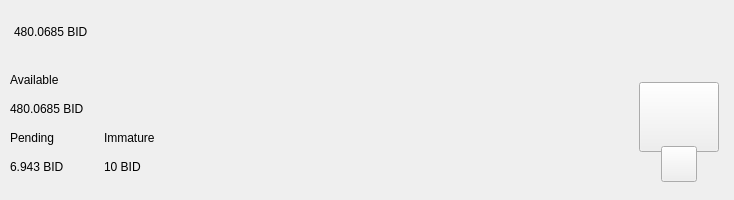
<?xml version="1.0" encoding="UTF-8"?>
<ui version="4.0">
 <class>TopBar</class>
 <widget class="QWidget" name="TopBar">
  <property name="geometry">
   <rect>
    <x>0</x>
    <y>0</y>
    <width>734</width>
    <height>200</height>
   </rect>
  </property>
  <property name="minimumSize">
   <size>
    <width>0</width>
    <height>200</height>
   </size>
  </property>
  <property name="maximumSize">
   <size>
    <width>16777215</width>
    <height>200</height>
   </size>
  </property>
  <property name="windowTitle">
   <string>Form</string>
  </property>
  <layout class="QVBoxLayout" name="verticalLayout_10" stretch="0">
   <property name="spacing">
    <number>0</number>
   </property>
   <property name="leftMargin">
    <number>0</number>
   </property>
   <property name="topMargin">
    <number>0</number>
   </property>
   <property name="rightMargin">
    <number>0</number>
   </property>
   <property name="bottomMargin">
    <number>0</number>
   </property>
   <item>
    <widget class="PFBorderImage" name="containerTop">
     <layout class="QVBoxLayout" name="verticalLayout_11">
      <property name="spacing">
       <number>0</number>
      </property>
      <property name="leftMargin">
       <number>0</number>
      </property>
      <property name="topMargin">
       <number>0</number>
      </property>
      <property name="rightMargin">
       <number>0</number>
      </property>
      <property name="bottomMargin">
       <number>0</number>
      </property>
      <item>
       <widget class="QWidget" name="top_container_2" native="true">
        <property name="minimumSize">
         <size>
          <width>0</width>
          <height>65</height>
         </size>
        </property>
        <layout class="QHBoxLayout" name="top_container">
         <property name="spacing">
          <number>0</number>
         </property>
         <property name="leftMargin">
          <number>14</number>
         </property>
         <property name="topMargin">
          <number>0</number>
         </property>
         <property name="rightMargin">
          <number>14</number>
         </property>
         <property name="bottomMargin">
          <number>0</number>
         </property>
         <item alignment="Qt::AlignVCenter">
          <widget class="QWidget" name="widgetTopAmount" native="true">
           <property name="sizePolicy">
            <sizepolicy hsizetype="Preferred" vsizetype="Maximum">
             <horstretch>0</horstretch>
             <verstretch>0</verstretch>
            </sizepolicy>
           </property>
           <layout class="QHBoxLayout" name="horizontalLayout_5">
            <property name="spacing">
             <number>0</number>
            </property>
            <property name="leftMargin">
             <number>0</number>
            </property>
            <property name="topMargin">
             <number>0</number>
            </property>
            <property name="rightMargin">
             <number>0</number>
            </property>
            <property name="bottomMargin">
             <number>0</number>
            </property>
            <item alignment="Qt::AlignTop">
             <widget class="QLabel" name="labelAmountTopBID">
              <property name="minimumSize">
               <size>
                <width>0</width>
                <height>36</height>
               </size>
              </property>
              <property name="styleSheet">
               <string notr="true">padding:0px;margin:0px;</string>
              </property>
              <property name="text">
               <string notr="true">480.0685 BID</string>
              </property>
             </widget>
            </item>
           </layout>
          </widget>
         </item>
         <item>
          <spacer name="horizontalSpacer">
           <property name="orientation">
            <enum>Qt::Horizontal</enum>
           </property>
           <property name="sizeHint" stdset="0">
            <size>
             <width>40</width>
             <height>20</height>
            </size>
           </property>
          </spacer>
         </item>
         <item>
          <layout class="QHBoxLayout" name="horizontalLayout_4">
           <property name="spacing">
            <number>12</number>
           </property>
           <property name="rightMargin">
            <number>0</number>
           </property>
           <item alignment="Qt::AlignRight">
            <widget class="QWidget" name="layoutSync" native="true">
             <property name="minimumSize">
              <size>
               <width>0</width>
               <height>36</height>
              </size>
             </property>
             <property name="maximumSize">
              <size>
               <width>16777215</width>
               <height>36</height>
              </size>
             </property>
             <layout class="QVBoxLayout" name="verticalLayout_9">
              <property name="leftMargin">
               <number>0</number>
              </property>
              <property name="topMargin">
               <number>0</number>
              </property>
              <property name="rightMargin">
               <number>0</number>
              </property>
              <property name="bottomMargin">
               <number>0</number>
              </property>
              <item>
               <widget class="ExpandableButton" name="pushButtonSync" native="true">
                <property name="minimumSize">
                 <size>
                  <width>36</width>
                  <height>36</height>
                 </size>
                </property>
                <property name="maximumSize">
                 <size>
                  <width>16777215</width>
                  <height>36</height>
                 </size>
                </property>
               </widget>
              </item>
             </layout>
            </widget>
           </item>
           <item>
            <widget class="ExpandableButton" name="pushButtonHDUpgrade" native="true">
             <property name="minimumSize">
              <size>
               <width>36</width>
               <height>36</height>
              </size>
             </property>
            </widget>
           </item>
           <item>
            <widget class="ExpandableButton" name="pushButtonStack" native="true">
             <property name="minimumSize">
              <size>
               <width>36</width>
               <height>36</height>
              </size>
             </property>
            </widget>
           </item>
           <item>
            <widget class="ExpandableButton" name="pushButtonColdStaking" native="true">
             <property name="minimumSize">
              <size>
               <width>36</width>
               <height>36</height>
              </size>
             </property>
            </widget>
           </item>
           <item>
            <widget class="ExpandableButton" name="pushButtonConnection" native="true">
             <property name="minimumSize">
              <size>
               <width>36</width>
               <height>36</height>
              </size>
             </property>
            </widget>
           </item>
           <item>
            <widget class="ExpandableButton" name="pushButtonLock" native="true">
             <property name="sizePolicy">
              <sizepolicy hsizetype="Expanding" vsizetype="Expanding">
               <horstretch>0</horstretch>
               <verstretch>0</verstretch>
              </sizepolicy>
             </property>
             <property name="minimumSize">
              <size>
               <width>36</width>
               <height>0</height>
              </size>
             </property>
            </widget>
           </item>
           <item>
            <widget class="ExpandableButton" name="pushButtonFAQ" native="true">
             <property name="minimumSize">
              <size>
               <width>36</width>
               <height>36</height>
              </size>
             </property>
            </widget>
           </item>
          </layout>
         </item>
        </layout>
       </widget>
      </item>
      <item>
       <widget class="QWidget" name="bottom_container" native="true">
        <property name="minimumSize">
         <size>
          <width>0</width>
          <height>135</height>
         </size>
        </property>
        <layout class="QHBoxLayout" name="botton_container">
         <property name="leftMargin">
          <number>10</number>
         </property>
         <property name="topMargin">
          <number>0</number>
         </property>
         <property name="rightMargin">
          <number>10</number>
         </property>
         <property name="bottomMargin">
          <number>10</number>
         </property>
         <item>
          <layout class="QHBoxLayout" name="horizontalLayout_3">
           <property name="bottomMargin">
            <number>9</number>
           </property>
           <item>
            <layout class="QVBoxLayout" name="verticalLayout_7">
             <property name="spacing">
              <number>0</number>
             </property>
             <property name="leftMargin">
              <number>0</number>
             </property>
             <property name="rightMargin">
              <number>30</number>
             </property>
             <item>
              <layout class="QVBoxLayout" name="verticalLayout_2">
               <item>
                <widget class="QLabel" name="labelTitle1">
                 <property name="text">
                  <string>Available</string>
                 </property>
                </widget>
               </item>
               <item>
                <widget class="QLabel" name="labelAmountBID">
                 <property name="text">
                  <string notr="true">480.0685 BID</string>
                 </property>
                </widget>
               </item>
              </layout>
             </item>
             <item>
              <layout class="QHBoxLayout" name="horizontalLayout_2">
               <property name="spacing">
                <number>0</number>
               </property>
               <item>
                <layout class="QVBoxLayout" name="verticalLayout_3">
                 <item>
                  <widget class="QLabel" name="labelTitle3">
                   <property name="text">
                    <string>Pending</string>
                   </property>
                  </widget>
                 </item>
                 <item>
                  <widget class="QLabel" name="labelPendingBID">
                   <property name="text">
                    <string notr="true">6.943 BID</string>
                   </property>
                  </widget>
                 </item>
                </layout>
               </item>
               <item>
                <spacer name="horizontalSpacer_3">
                 <property name="orientation">
                  <enum>Qt::Horizontal</enum>
                 </property>
                 <property name="sizeType">
                  <enum>QSizePolicy::Fixed</enum>
                 </property>
                 <property name="sizeHint" stdset="0">
                  <size>
                   <width>40</width>
                   <height>20</height>
                  </size>
                 </property>
                </spacer>
               </item>
               <item>
                <layout class="QVBoxLayout" name="verticalLayout_4">
                 <item>
                  <widget class="QLabel" name="labelTitle4">
                   <property name="text">
                    <string>Immature</string>
                   </property>
                  </widget>
                 </item>
                 <item>
                  <widget class="QLabel" name="labelImmatureBID">
                   <property name="text">
                    <string notr="true">10 BID</string>
                   </property>
                  </widget>
                 </item>
                </layout>
               </item>
              </layout>
             </item>
            </layout>
           </item>
          </layout>
         </item>
         <item>
          <spacer name="horizontalSpacer_2">
           <property name="orientation">
            <enum>Qt::Horizontal</enum>
           </property>
           <property name="sizeHint" stdset="0">
            <size>
             <width>40</width>
             <height>20</height>
            </size>
           </property>
          </spacer>
         </item>
         <item alignment="Qt::AlignHCenter|Qt::AlignVCenter">
          <widget class="QWidget" name="qrContainer" native="true">
           <property name="sizePolicy">
            <sizepolicy hsizetype="Preferred" vsizetype="Minimum">
             <horstretch>0</horstretch>
             <verstretch>0</verstretch>
            </sizepolicy>
           </property>
           <property name="minimumSize">
            <size>
             <width>90</width>
             <height>110</height>
            </size>
           </property>
           <property name="maximumSize">
            <size>
             <width>90</width>
             <height>110</height>
            </size>
           </property>
           <layout class="QVBoxLayout" name="containerQR">
            <property name="spacing">
             <number>0</number>
            </property>
            <property name="leftMargin">
             <number>5</number>
            </property>
            <property name="topMargin">
             <number>10</number>
            </property>
            <property name="rightMargin">
             <number>5</number>
            </property>
            <property name="bottomMargin">
             <number>0</number>
            </property>
            <item>
             <widget class="QPushButton" name="btnQr">
              <property name="minimumSize">
               <size>
                <width>70</width>
                <height>70</height>
               </size>
              </property>
              <property name="maximumSize">
               <size>
                <width>16777215</width>
                <height>70</height>
               </size>
              </property>
              <property name="focusPolicy">
               <enum>Qt::NoFocus</enum>
              </property>
              <property name="text">
               <string/>
              </property>
              <property name="iconSize">
               <size>
                <width>70</width>
                <height>70</height>
               </size>
              </property>
             </widget>
            </item>
            <item>
             <spacer name="verticalSpacer">
              <property name="orientation">
               <enum>Qt::Vertical</enum>
              </property>
              <property name="sizeType">
               <enum>QSizePolicy::Fixed</enum>
              </property>
              <property name="sizeHint" stdset="0">
               <size>
                <width>20</width>
                <height>20</height>
               </size>
              </property>
             </spacer>
            </item>
            <item alignment="Qt::AlignHCenter|Qt::AlignBottom">
             <widget class="QPushButton" name="pushButtonQR">
              <property name="minimumSize">
               <size>
                <width>36</width>
                <height>36</height>
               </size>
              </property>
              <property name="maximumSize">
               <size>
                <width>36</width>
                <height>36</height>
               </size>
              </property>
              <property name="focusPolicy">
               <enum>Qt::NoFocus</enum>
              </property>
              <property name="text">
               <string/>
              </property>
             </widget>
            </item>
           </layout>
          </widget>
         </item>
        </layout>
       </widget>
      </item>
     </layout>
    </widget>
   </item>
  </layout>
 </widget>
 <customwidgets>
  <customwidget>
   <class>ExpandableButton</class>
   <extends>QWidget</extends>
   <header>qt/blockidcoin/expandablebutton.h</header>
   <container>1</container>
  </customwidget>
  <customwidget>
   <class>PFBorderImage</class>
   <extends>QFrame</extends>
   <header>qt/blockidcoin/pfborderimage.h</header>
   <container>1</container>
  </customwidget>
 </customwidgets>
 <resources/>
 <connections/>
</ui>
